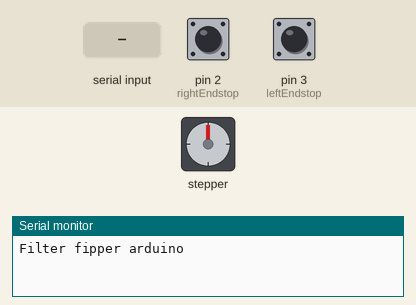
The sketch below on a simulated Arduino Uno, built with avr-gcc and run on an emulated ATmega328P. Shown: stepper motor, the last lines printed to the serial monitor. The inputs (shaded band) are chosen by the test bench; at power-on: pin 2 (rightEndstop) HIGH, pin 3 (leftEndstop) HIGH. Stepper angles assume 2048 steps per turn.

Above: at 1.2 s.
1.3 s: "r\n" received over Serial
At 2.0 s:
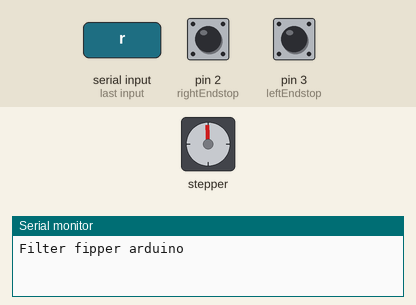
4.3 s: pin 2 (rightEndstop) pulled LOW for 0.15 s
At 5.4 s:
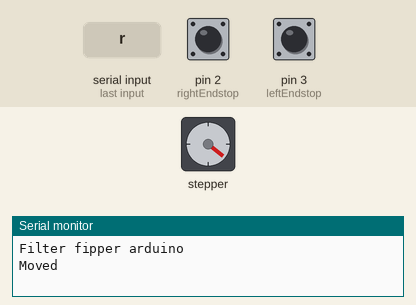
5.9 s: "R\n" received over Serial
At 6.7 s:
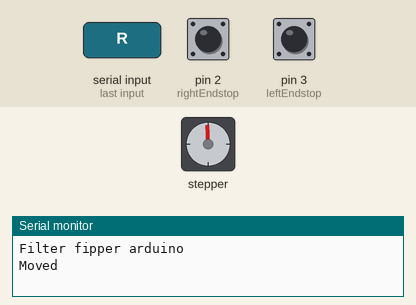
8.9 s: pin 2 (rightEndstop) pulled LOW for 1 s
At 10.1 s:
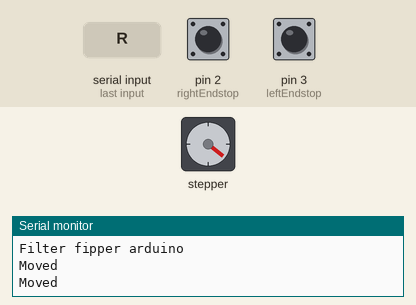
11.4 s: "l\n" received over Serial
At 12.1 s:
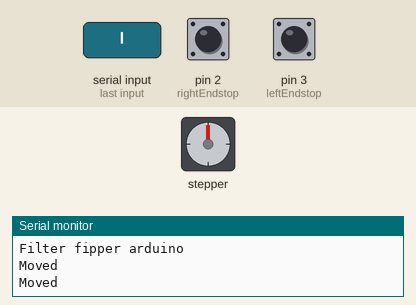
Timing chart, 0 to 15.4 s (numbered marks = the images above; inputs shaded):
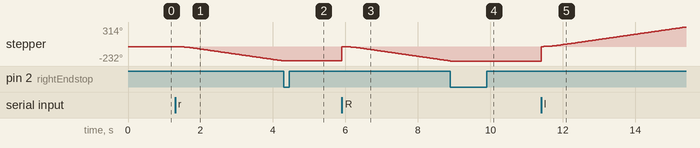

The sketch:

Nanopto_Filter_Flipper.ino
```cpp
/*This is the software for the nanopto filter wheel or filter flipper
   If you have any questions about it please contact minusmagis@gmail.com
*/

#include <TinyStepper_28BYJ_48.h>

//
// pin assignments, any digital pins can be used
//
const int LED_PIN = 13;
const int MOTOR_IN1_PIN = 11;
const int MOTOR_IN2_PIN = 10;
const int MOTOR_IN3_PIN = 9;
const int MOTOR_IN4_PIN = 8;


const int STEPS_PER_REVOLUTION = 2048;


//
// create the stepper motor object
//
TinyStepper_28BYJ_48 stepper;

const int leftEndstop = 3;   // Normally open (normally high)
const int rightEndstop = 2;  // Normally open
boolean leftState = 0;
boolean rightState = 0;


const byte CommandSize = 64;                                               // Expect commands of up to 64 bytes
char Command[CommandSize];                                                 // initialize an array of characters that will be the received command


void setup() {
  pinMode(leftEndstop, INPUT_PULLUP);             //Turn on the Pullup that will pull the two endstop switches up. Connect both endstops to the d2 pin and to ground
  pinMode(rightEndstop, INPUT_PULLUP);
  stepper.connectToPins(MOTOR_IN1_PIN, MOTOR_IN2_PIN, MOTOR_IN3_PIN, MOTOR_IN4_PIN);
  stepper.setSpeedInStepsPerSecond(500);
  stepper.setAccelerationInStepsPerSecondPerSecond(1000);
  Serial.begin(9600);
  Serial.println("Filter fipper arduino");
}

void loop() {
  GcodeCommandReceive();
  if (Command[0] == 'r' || Command[0] == 'R') {
    MoveRight();
  }
  else  if (Command[0] == 'l' || Command[0] == 'L') {
    MoveLeft();
  }
  else {
    //    Serial.println(digitalRead(rightEndstop));
    //    Serial.println(digitalRead(leftEndstop));
    ResetCommand();
    DisableSteppers();
  }
}

void MoveRight() {
  stepper.setCurrentPositionInSteps(0);
  stepper.setupMoveInSteps(-2048);
  while (!stepper.motionComplete()) {
    stepper.processMovement();
    if (digitalRead(rightEndstop) == 0)
    {
      break;
    }
    //    Serial.println("Moving Right");
  }
  Serial.println("Moved");
  ResetCommand();
}

void MoveLeft() {
  stepper.setCurrentPositionInSteps(0);
  stepper.setupMoveInSteps(2048);
  while (!stepper.motionComplete()) {
    stepper.processMovement();
    if (digitalRead(leftEndstop) == 0)
    {
      break;
    }
    //    Serial.println("Moving Left");
  }
  Serial.println("Moved");
  ResetCommand();
}

void ResetCommand() {
  for (int i = 0; i < CommandSize; i++) {
    Command[i] = '\0';
  }
}
void GcodeCommandReceive() {
  byte ndx = 0;                                                      // Define the index where the array will be written
  char endMarker = '\n';                                                    // Define the endmarker that will be recognized
  char rc;                                                                  // Received character

  while (Serial.available() > 0) {                   // While there is data in the serial port and the newData is not true keep reading
    rc = Serial.read();                                                  // Read the current byte in the buffer and store it in rc
//    Serial.println(rc);
    if (rc != endMarker) {                                               // If rc is not equal to the endmarker it means it is part of the command so write it on the array (in the place indicated by indx)
      Command[ndx] = rc;
      ndx++;                                                             // Increment the ndx counter so that the next character is written in the next spot on the array
      if (ndx >= CommandSize) {                                          // If the ndx overflows (is bigger than the commandSize specified) bring it down by one and start writing over the last value
        ndx = CommandSize - 1;                                           // of the array thus only replacing the last char and not causing errors
      }
    }
    else {
      Command[ndx] = '\0';                                               // Else (if rc == endMarker) then write \0 null value to the end of the array
      ndx = 0;                                                           // Reset the index counter for the next command
    }
  }
}

void DisableSteppers() {
  digitalWrite(11, LOW);
  digitalWrite(10, LOW);
  digitalWrite(9, LOW);
  digitalWrite(8, LOW);
}
```

Measured:
- after the input at 1.3 s, stepper: keeps turning counter-clockwise at about 77°/s, starting at once
- after the input at 4.3 s, stepper: stops changing and stays -231°
- after the input at 5.9 s, stepper: turns 230° clockwise in 0.00 s, then 230° counter-clockwise in 2.9 s
- after the input at 8.9 s, stepper: goes on until 8.9 s, then stays -232°
- after the input at 11.4 s, stepper: keeps turning clockwise at about 137°/s, starting at once
